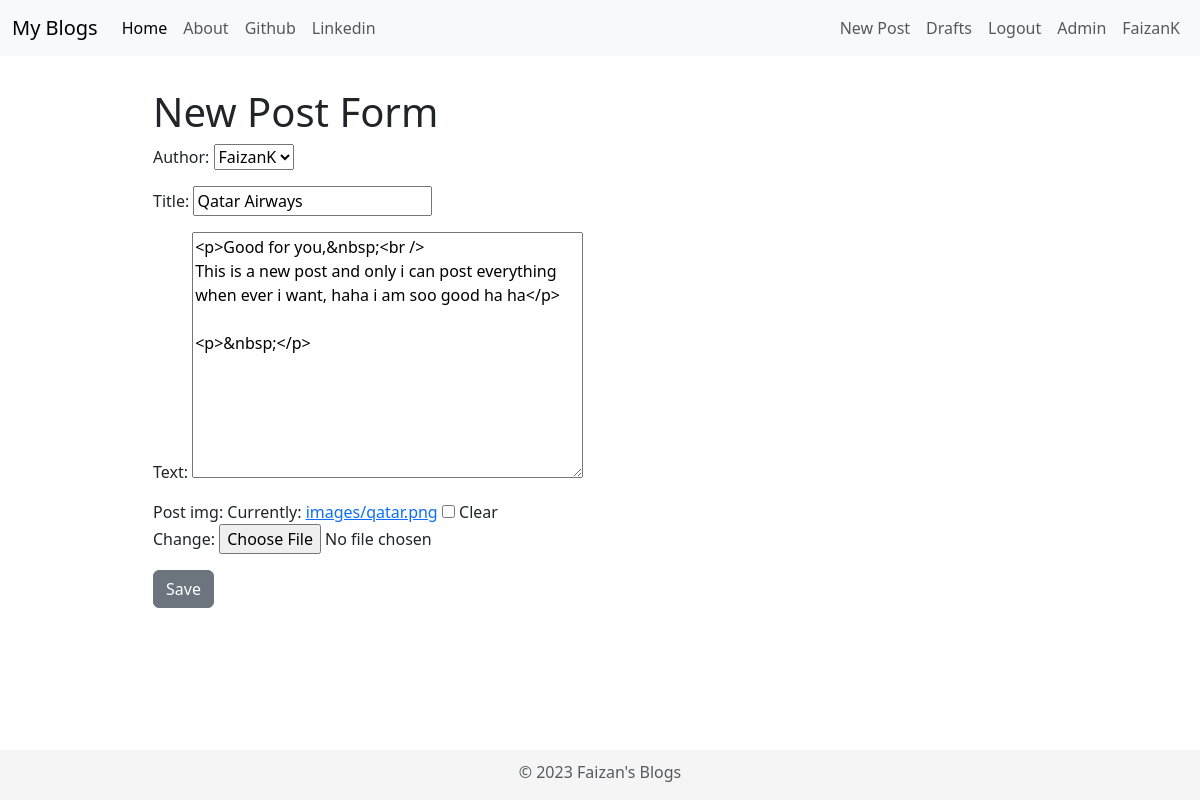
Screenshot of /post/17/edit/ (signed in) with the database file from the repository.
### blog/models.py (models this page shows, shortened)
class Post(models.Model):
    author = models.ForeignKey('auth.User' ,related_name='author_post', on_delete=models.CASCADE)
    title = models.CharField(max_length=100)
    text = RichTextField(blank = True, null=True)
    tz1 = pytz.timezone('Asia/Kolkata')
    current_time = timezone.now().astimezone(tz1)
    duration = timedelta(hours=5, minutes=30)
    current_date = current_time + duration
    created_date = models.DateTimeField(default=current_date)
    published_date = models.DateTimeField(blank=True, null=True)
    post_img = models.ImageField(upload_to='images', blank = True)

### blog/views.py (the view)
# urls.py: path('post/<int:pk>/edit/', views.UpdatePostView.as_view(), name='post_edit'),
class UpdatePostView(LoginRequiredMixin, UpdateView):
    model = Post
    login_url = '/login/'
    form_class = PostForm

### blog/forms.py
class PostForm(forms.ModelForm):
    class Meta():
        model = Post
        fields = ('author', 'title', 'text', 'post_img')
        widgets = {
            'title': forms.TextInput(attrs={'class':'textinputclass'}),
        }

### blog/templates/blog/post_form.html (shortened to what this page needs)
{% extends 'blog/base.html' %}
{% block body_block %}
{% load static %}
{% include 'blog/base2.html' %}
<h1>New Post Form </h1>
<form method='POST' class='post-form'enctype="multipart/form-data">
    {{form.as_p|safe}}
    <button type='submit' class='save btn btn-secondary'>
        Save
    </button>
</form>
{% include 'blog/base3.html' %}
{% endblock body_block %}

### blog/templates/blog/base.html (shortened to what this page needs)
<!doctype html>
{% load static %}
<html lang="en">
  <head>
    <link href="https://cdn.jsdelivr.net/npm/bootstrap@5.3.0-alpha3/dist/css/bootstrap.min.css" rel="stylesheet">
    <link rel="stylesheet" href="//cdn.jsdelivr.net/npm/medium-editor@latest/dist/css/medium-editor.min.css" type="text/css" media="screen" charset="utf-8">
    <link rel="stylesheet" href="{% static 'css/blog.css' %}">
  </head>
  <body>
    <nav class="navbar navbar-expand-lg bg-body-tertiary">
        <div class="container-fluid">
          <a class="navbar-brand" href="{% url 'post_list' %}">My Blogs</a>
          <div class="collapse navbar-collapse" id="navbarSupportedContent">
            <ul class="navbar-nav me-auto mb-2 mb-lg-0">
              <li class="nav-item">
                <a class="nav-link active" aria-current="page" href="{% url 'post_list' %}">Home</a>
              </li>
              <li class="nav-item">
                <a class="nav-link" href="{% url 'about' %}">About</a>
              </li>
              <li class="nav-item">
                <a class="nav-link" href="https://github.com/Faizan-Kalkoti">Github</a>
              </li>
              <li class="nav-item">
                <a class="nav-link" href="https://www.linkedin.com/in/faizan-kalkoti-40994121a/">Linkedin</a>
              </li>
            </ul>
            <ul class='navbar-nav navbar-right'>
              {% if user.is_authenticated %}
              <li class="nav-item">
                <a class="nav-link" href="{% url 'post_new' %}">New Post</a>
              </li>
              <li class="nav-item">
                <a class="nav-link" href="{% url 'post_draft_list' %}">Drafts</a>
              </li>
              <li class="nav-item">
                <a class="nav-link" href="{% url 'logout' %}">Logout</a>
              </li>
              <li class="nav-item" >
                <a class="nav-link" href="{% url 'admin:index' %}">
                Admin
              </a></li>
              <li class="nav-item">
                <a class="nav-link">{{ user.username }}</a>
              </li>
              {% endif %}
            </ul>
          </div>
        </div>
      </nav>
        {% block body_block %}
        {% endblock %}
<div class="" style='background-color: rgba(245, 245, 245, 1); width: 100%; position: fixed; bottom:0px'>
  <footer style="padding-top: 10px;">
    <p class="text-center text-body-secondary">© 2023 Faizan's Blogs</p>
  </footer>
</div>
  </body>
</html>

### blog/static/css/blog.css (style rules this page uses)
body { font-family:'Roboto' Serif ; }

### rows the page displays
Post: author "FaizanK", title "Qatar Airways", text "<p>Good for you,&nbsp;<br /> This is a new post and only i can post everything when ever i want, haha i am soo good ha ha</p> <p>&nbsp;</p>"

### other values shown
{{ user.username }} "FaizanK"
